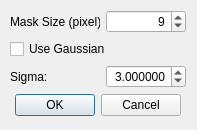
<?xml version="1.0" encoding="UTF-8"?>
<ui version="4.0">
 <class>DialogBlur</class>
 <widget class="QDialog" name="DialogBlur">
  <property name="geometry">
   <rect>
    <x>0</x>
    <y>0</y>
    <width>197</width>
    <height>130</height>
   </rect>
  </property>
  <property name="windowTitle">
   <string>Blur Properties</string>
  </property>
  <property name="windowIcon">
   <iconset resource="../icon.qrc">
    <normaloff>:/icon/simpleProcessing.ico</normaloff>:/icon/simpleProcessing.ico</iconset>
  </property>
  <widget class="QWidget" name="layoutWidget">
   <property name="geometry">
    <rect>
     <x>10</x>
     <y>10</y>
     <width>176</width>
     <height>107</height>
    </rect>
   </property>
   <layout class="QVBoxLayout" name="verticalLayout_3">
    <item>
     <layout class="QVBoxLayout" name="verticalLayout">
      <item>
       <layout class="QHBoxLayout" name="horizontalLayout">
        <item>
         <widget class="QLabel" name="label">
          <property name="text">
           <string>Mask Size (pixel):</string>
          </property>
         </widget>
        </item>
        <item>
         <widget class="QSpinBox" name="spinBox_maskSize">
          <property name="minimumSize">
           <size>
            <width>80</width>
            <height>0</height>
           </size>
          </property>
          <property name="maximumSize">
           <size>
            <width>80</width>
            <height>16777215</height>
           </size>
          </property>
          <property name="alignment">
           <set>Qt::AlignRight|Qt::AlignTrailing|Qt::AlignVCenter</set>
          </property>
          <property name="minimum">
           <number>3</number>
          </property>
          <property name="maximum">
           <number>20</number>
          </property>
          <property name="singleStep">
           <number>2</number>
          </property>
          <property name="value">
           <number>9</number>
          </property>
         </widget>
        </item>
       </layout>
      </item>
      <item>
       <layout class="QVBoxLayout" name="verticalLayout_2">
        <item>
         <widget class="QCheckBox" name="checkBox_useGaussian">
          <property name="text">
           <string>Use Gaussian</string>
          </property>
         </widget>
        </item>
        <item>
         <layout class="QHBoxLayout" name="horizontalLayout_2">
          <item>
           <widget class="QLabel" name="label_2">
            <property name="text">
             <string>Sigma: </string>
            </property>
           </widget>
          </item>
          <item>
           <widget class="QDoubleSpinBox" name="doubleSpinBox_gaussianSigma">
            <property name="minimumSize">
             <size>
              <width>80</width>
              <height>0</height>
             </size>
            </property>
            <property name="maximumSize">
             <size>
              <width>80</width>
              <height>16777215</height>
             </size>
            </property>
            <property name="frame">
             <bool>true</bool>
            </property>
            <property name="alignment">
             <set>Qt::AlignRight|Qt::AlignTrailing|Qt::AlignVCenter</set>
            </property>
            <property name="decimals">
             <number>6</number>
            </property>
            <property name="minimum">
             <double>2.000000000000000</double>
            </property>
            <property name="maximum">
             <double>100.000000000000000</double>
            </property>
            <property name="value">
             <double>3.000000000000000</double>
            </property>
           </widget>
          </item>
         </layout>
        </item>
       </layout>
      </item>
     </layout>
    </item>
    <item>
     <widget class="QDialogButtonBox" name="buttonBox">
      <property name="orientation">
       <enum>Qt::Horizontal</enum>
      </property>
      <property name="standardButtons">
       <set>QDialogButtonBox::Cancel|QDialogButtonBox::Ok</set>
      </property>
      <property name="centerButtons">
       <bool>true</bool>
      </property>
     </widget>
    </item>
   </layout>
  </widget>
 </widget>
 <resources>
  <include location="../icon.qrc"/>
 </resources>
 <connections>
  <connection>
   <sender>buttonBox</sender>
   <signal>accepted()</signal>
   <receiver>DialogBlur</receiver>
   <slot>accept()</slot>
   <hints>
    <hint type="sourcelabel">
     <x>248</x>
     <y>254</y>
    </hint>
    <hint type="destinationlabel">
     <x>157</x>
     <y>274</y>
    </hint>
   </hints>
  </connection>
  <connection>
   <sender>buttonBox</sender>
   <signal>rejected()</signal>
   <receiver>DialogBlur</receiver>
   <slot>reject()</slot>
   <hints>
    <hint type="sourcelabel">
     <x>316</x>
     <y>260</y>
    </hint>
    <hint type="destinationlabel">
     <x>286</x>
     <y>274</y>
    </hint>
   </hints>
  </connection>
 </connections>
</ui>
